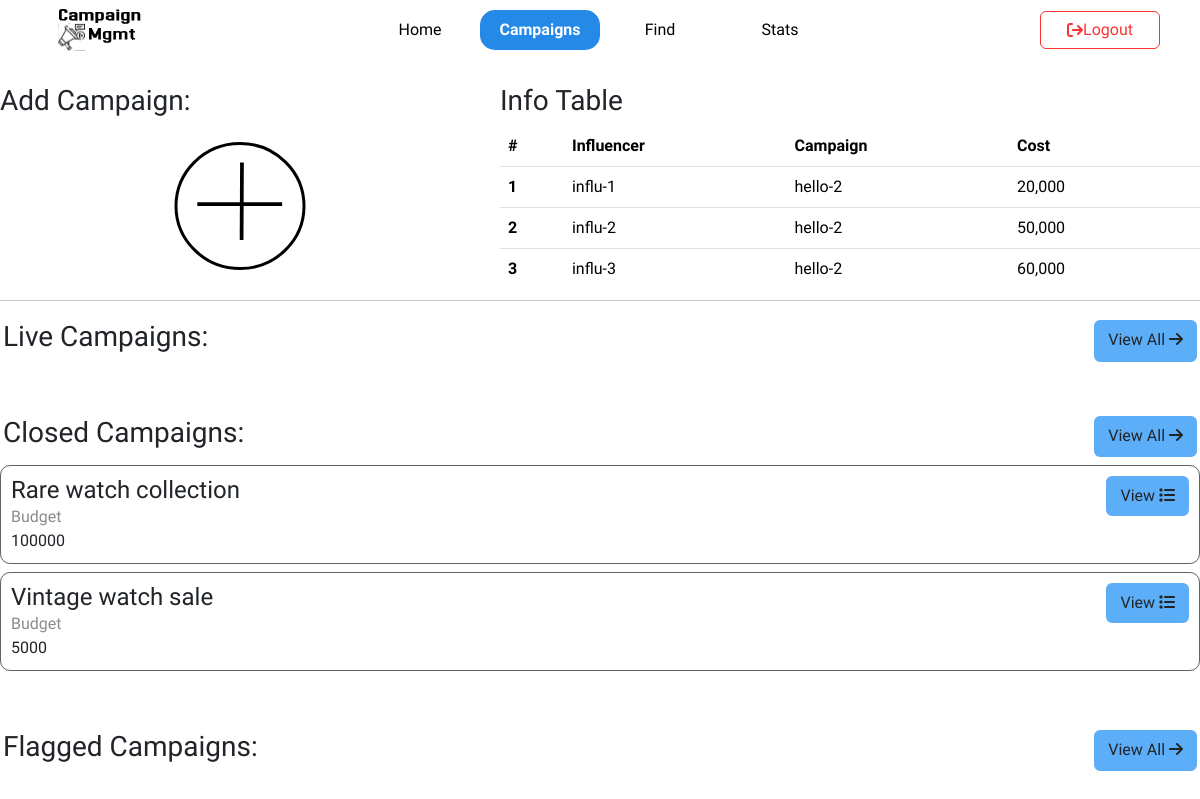
Page /campaign/sponsor (signed in) on the earlier database version.
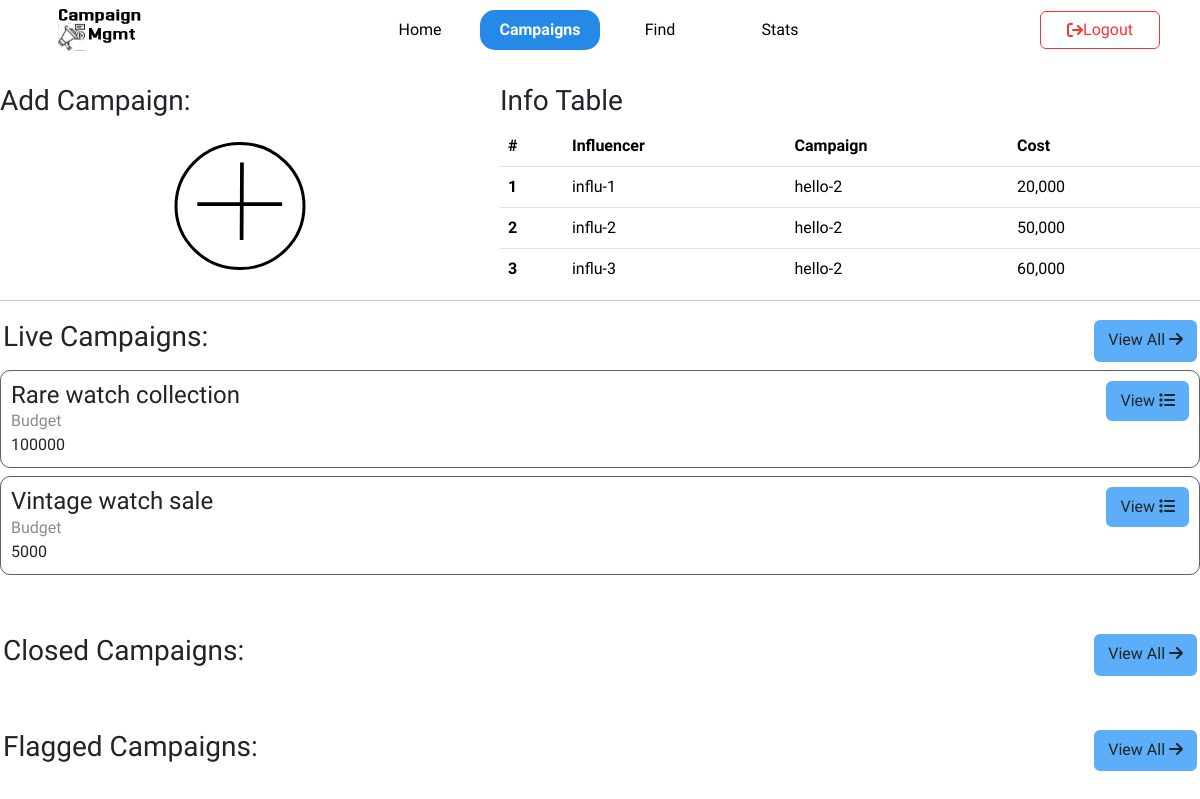
Same page on the later database version.
### model.py (models this page shows)
class Campaign(db.Model):
    id = db.Column(db.Integer, primary_key=True, autoincrement=True)
    spon_id = db.Column(db.Integer, db.ForeignKey('sponsor.id'), nullable=False)
    name = db.Column(db.String(80), nullable=False)
    budget = db.Column(db.Integer, nullable=False)
    description = db.Column(db.String(255))
    category = db.Column(db.String(50))
    status = db.Column(db.String(20))
    start_date = db.Column(db.Date, nullable=True)
    end_date = db.Column(db.Date, nullable=True)
    goal_users = db.Column(db.String(80))
    is_flagged = db.Column(db.Boolean)
    ads = db.relationship('Ad', backref='campaign', lazy=True, cascade='all, delete-orphan')

### routes_spon.py (the view)
@app.route('/campaign/sponsor')
@sponsor_required
def spon_campaigns():
    current_date = date.today()
    spon=Sponsor.query.filter_by(id=session['userId']).first()
    live_camp=Campaign.query.filter(Campaign.spon_id==spon.id,Campaign.start_date < current_date, Campaign.end_date > current_date).all()
    closed_camp=Campaign.query.filter(Campaign.spon_id==spon.id, Campaign.end_date < current_date).all()
    flagged_camp=Campaign.query.filter(Campaign.spon_id==spon.id, Campaign.is_flagged == True).all()
    return render_template('sponsor/campaigns.html', active='campaigns',live_campaigns=live_camp, closed_campaigns=closed_camp, flagged_camp=flagged_camp)

### wrappers.py (called while the page is built)
def login_required(func):
    @wraps(func)
    def wrapper(*args, **kwargs):
        if 'username' not in session:
            flash("You need to login first","danger")
            return redirect(url_for('login'))
        retrieve_user()
        if not user:
            session.clear()
            return redirect(url_for('login'))
        return func(*args, **kwargs)
    return wrapper

def retrieve_user():
    global user
    user = User.query.filter_by(username=session['username']).first()

def sponsor_required(func):
    @wraps(func)
    @login_required
    def wrapper(*args, **kwargs):
        if user.username != session['username'] or user.role != session['role'] or user.role != 'sponsor':
            session.clear()
            flash("Not authorized","danger")
            return redirect(url_for('login'))
        return func(*args, **kwargs)
    return wrapper

### templates/sponsor/campaigns.html (shortened to what this page needs)
{% extends 'layout_inner.html' %}
{% block content %}
<br>
<div style="display: flex; height: 200px;">
    <div class="add_campaign" >
        <h3>Add Campaign:</h3>
        <a class="add_button center_item" href="{{url_for('add_campaigns')}}">
            <img src="../../static/add_icon.svg" alt="" class="center_item">
        </a>
    </div>
    <div class="info_table">
        <h3>Info Table</h3>
        <table class="table">
            <thead>
              <tr>
                <th scope="col">#</th>
                <th scope="col">Influencer</th>
                <th scope="col">Campaign</th>
                <th scope="col">Cost</th>
              </tr>
            </thead>
            <tbody>
              <tr>
                <th scope="row">1</th>
                <td>influ-1</td>
                <td>hello-2</td>
                <td>20,000</td>
              </tr>
              <tr>
                <th scope="row">2</th>
                <td>influ-2</td>
                <td>hello-2</td>
                <td>50,000</td>
              </tr>
              <tr>
                <th scope="row">3</th>
                <td>influ-3</td>
                <td>hello-2</td>
                <td>60,000</td>
              </tr>
            </tbody>
          </table>
    </div>
</div>
<hr>
    <div class="campaigns">
    <div class="title_n_view">
        <h3>Live Campaigns:</h3>
        <a href="" class="btn">View All <i class="fa fa-arrow-right" aria-hidden="true"></i></a>
    </div>
    {% for camp in live_campaigns %}
    <div class="cust_card">
        <div class="cust_card_body" style="width: 50%;">
            <h4 class="card-title">{{camp.name}}</h4>
            <p class="p_label" >Budget</p>
            <p class="card-text">{{camp.budget}}</p>
        </div>
        <div class="cust_card_body_right center-item">
            <a href="{{url_for('spon_view_camp',camp_id=camp.id)}}" class="btn">View <i class="fa fa-list" aria-hidden="true"></i></a>
        </div>
    </div>
    {% endfor %}
    <br>
    <br>
    <div class="title_n_view">
        <h3>Closed Campaigns:</h3>
        <a href="" class="btn">View All <i class="fa fa-arrow-right" aria-hidden="true"></i></a>
    </div>
    {% for camp in closed_campaigns %}
    <div class="cust_card">
        <div class="cust_card_body" style="width: 50%;">
            <h4 class="card-title">{{camp.name}}</h4>
            <p class="p_label" >Budget</p>
            <p class="card-text">{{camp.budget}}</p>
        </div>
        <div class="cust_card_body_right center-item">
            <a href="{{url_for('spon_view_camp',camp_id=camp.id)}}" class="btn">View <i class="fa fa-list" aria-hidden="true"></i></a>
        </div>
    </div>
    {% endfor %}
    <br>
    <br>
    <div class="title_n_view">
        <h3>Flagged Campaigns:</h3>
        <a href="" class="btn">View All <i class="fa fa-arrow-right" aria-hidden="true"></i></a>
    </div>
</div>
{% endblock %}

### templates/layout_inner.html (shortened to what this page needs)
<!DOCTYPE html>
<html lang="en">
  <head>
    <link href="https://cdn.jsdelivr.net/npm/bootstrap@5.3.3/dist/css/bootstrap.min.css" rel="stylesheet" />
    <link rel="stylesheet" href="https://cdnjs.cloudflare.com/ajax/libs/font-awesome/6.5.2/css/all.min.css" />
    <link rel="stylesheet" type="text/css" href="{{ url_for('static', filename='universal_styles.css') }}">
  </head>
  <body>
    <nav class="navbar navbar-expand-lg" style="padding:0px;">
      <div class="grid_container">
        <a class="navbar-brand center_item" href="#" style="margin:0;">
            <img src="{{ url_for('static', filename='icon.svg') }}" alt="Campaign Mgmt" >
        </a>
        <div class="collapse navbar-collapse center_item" id="navbarNavDropdown">
          <ul class="navbar-nav">
            <li class="nav-item {% if active == 'home' %}highlight{% endif %}">
              <a class="nav-link center_item" href="/">Home</a>
            </li>
            {% if session.role!='admin' %}
            <li class="nav-item {% if active == 'campaigns' %}highlight{% endif %}">
              <a class="nav-link center_item" href="/campaigns">Campaigns</a>
            </li>
            {% endif %}
            <li class="nav-item {% if active == 'find' %}highlight{% endif %}">
              <a class="nav-link center_item" href="/find">Find</a>
            </li>
            <li class="nav-item {% if active == 'stats' %}highlight{% endif %}">
              <a class="nav-link center_item" href="/stats">Stats</a>
            </li>
          </ul>
        </div>
        <div class="center_item">
          <form action="{{url_for("logout")}}">
            <button type="submit" class="btn center_item logout_btn" style="width: 10vw">
              <i class="fa-solid fa-arrow-right-from-bracket"></i>
              Logout
          </button>
        </form>
        </div>
      </div>
    </nav>
    {% block content %}
    {% endblock %}
  </body>
</html>

### static/universal_styles.css (style rules this page uses)
.center_item { display: flex; align-items: center; justify-content: center; }
.btn { background-color: #5daef8; border: 2px solid #5daef8; }
html, body { font-family: "Josefin Sans", sans-serif; font-optical-sizing: auto; }
nav { background-color: white; }
.navbar-brand > img { width: 110px; height: 50px; border-radius: 5px; padding-left: 10px; padding-right: 10px; cursor: none; }
.grid_container { width: 100%; display: grid; grid-template-columns: 1fr 4fr 1fr; }
a.nav-link { width: 10vw; color: black !important; background-color: transparent; }
.cust_card { border: 1px solid rgba(0, 0, 0, 0.614); border-radius: 10px; padding: 10px; display: flex !important; flex-direction: row; width: 100% !important; margin: 5px 0 8px 0 }
.cust_card_body { flex-grow: 1; }
.cust_card_body_right { margin-left:auto }
.title_n_view { display: flex; padding: 3px; border-radius: 5px; }
.title_n_view>h3 { flex-grow: 1; }
.p_label { color: rgba(0, 0, 0, 0.453); margin-bottom: 0 !important; }

### templates/layout_inner.html (style rules this page uses)
.highlight { background-color: #2489e7; font-weight: bolder; border-radius: 15px; }
.highlight > a.nav-link { color: white !important; }
.logout_btn { background-color: white; color:#fb3333; border: 1px solid #fb3333 !important; }

### templates/sponsor/campaigns.html (style rules this page uses)
.add_campaign { width: 40%; }
.add_button { width: 100%; height: 80%; border: none; color: none; }
.add_button > img { border-radius: 15px; width: 80%; height: 80%; }
.info_table { width:60%; overflow: scroll; padding-left:20px; }

Differences in the rows shown:
changed Campaign "Rare watch collection": moves from the list under "Closed Campaigns:" to the list under "Live Campaigns:"
changed Campaign "Vintage watch sale": moves from the list under "Closed Campaigns:" to the list under "Live Campaigns:"
